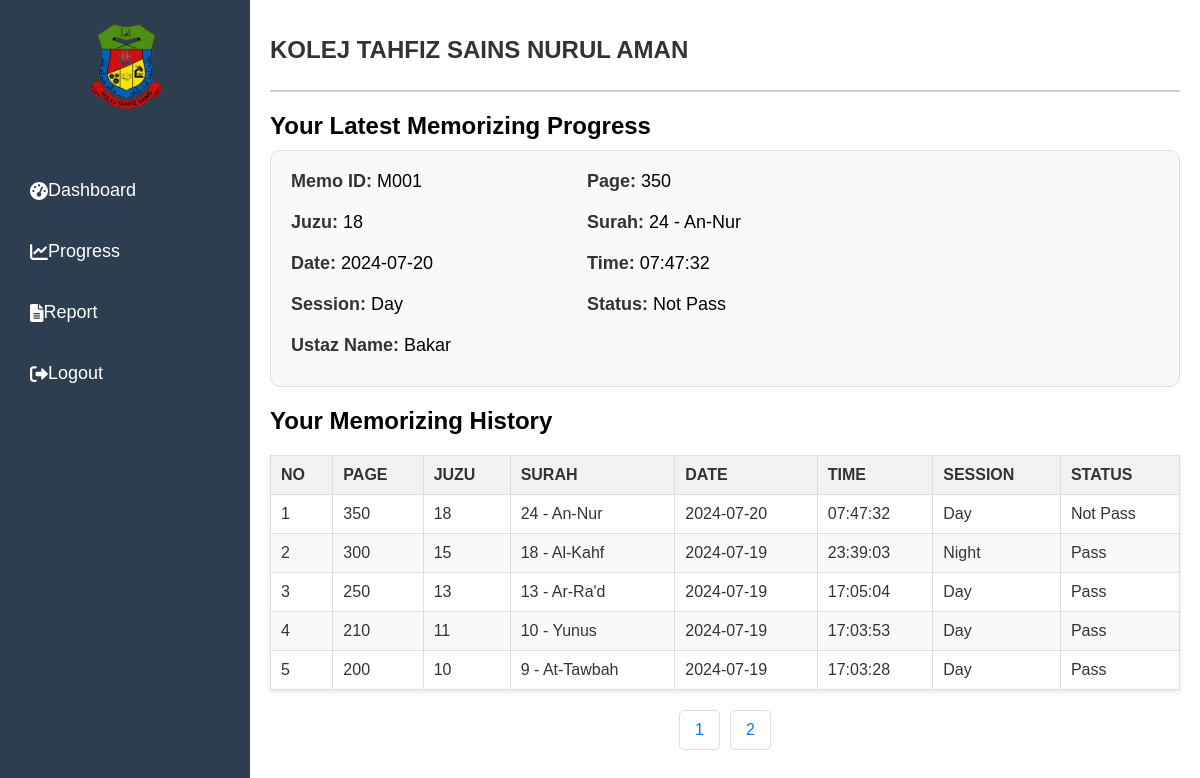
Screenshot of /studProgress.php (signed in) with the database file from the repository.
### tables this page shows
CREATE TABLE `memorizing_record` (
  `memo_id` varchar(5) NOT NULL,
  `student_id` varchar(5) DEFAULT NULL,
  `staff_id` varchar(5) DEFAULT NULL
);

CREATE TABLE `memorizing_history` (
  `memoHistory_id` int NOT NULL,
  `memo_id` varchar(5) DEFAULT NULL,
  `page` int DEFAULT NULL,
  `juzu` int DEFAULT NULL,
  `surah` int DEFAULT NULL,
  `date` date DEFAULT NULL,
  `time` time DEFAULT NULL,
  `session` char(1) DEFAULT NULL,
  `status` char(1) DEFAULT NULL
);

CREATE TABLE `staff` (
  `staff_id` varchar(5) NOT NULL,
  `staff_name` varchar(50) DEFAULT NULL,
  `staff_username` varchar(20) DEFAULT NULL,
  `staff_pass` varchar(32) DEFAULT NULL,
  `staff_type` varchar(30) DEFAULT NULL
);

### processDetails.php (called while the page is built, shortened)
<?php
function getSurahName($surah_number) {
    $surah_names = [
        1 => "Al-Fatihah", 2 => "Al-Baqarah", 3 => "Al-Imran", 4 => "An-Nisa", 5 => "Al-Ma'idah",
        6 => "Al-An'am", 7 => "Al-A'raf", 8 => "Al-Anfal", 9 => "At-Tawbah", 10 => "Yunus",
        11 => "Hud", 12 => "Yusuf", 13 => "Ar-Ra'd", 14 => "Ibrahim", 15 => "Al-Hijr",
        16 => "An-Nahl", 17 => "Al-Isra", 18 => "Al-Kahf", 19 => "Maryam", 20 => "Ta-Ha",
        21 => "Al-Anbiya", 22 => "Al-Hajj", 23 => "Al-Mu'minun", 24 => "An-Nur", 25 => "Al-Furqan",
        26 => "Ash-Shu'ara", 27 => "An-Naml", 28 => "Al-Qasas", 29 => "Al-Ankabut", 30 => "Ar-Rum",
        31 => "Luqman", 32 => "As-Sajda", 33 => "Al-Ahzab", 34 => "Saba", 35 => "Fatir",
        36 => "Ya-Sin", 37 => "As-Saffat", 38 => "Sad", 39 => "Az-Zumar", 40 => "Ghafir",
        41 => "Fussilat", 42 => "Ash-Shura", 43 => "Az-Zukhruf", 44 => "Ad-Dukhan", 45 => "Al-Jathiya",
        46 => "Al-Ahqaf", 47 => "Muhammad", 48 => "Al-Fath", 49 => "Al-Hujurat", 50 => "Qaf",
        51 => "Adh-Dhariyat", 52 => "At-Tur", 53 => "An-Najm", 54 => "Al-Qamar", 55 => "Ar-Rahman",
        56 => "Al-Waqi'a", 57 => "Al-Hadid", 58 => "Al-Mujadila", 59 => "Al-Hashr", 60 => "Al-Mumtahina",
        61 => "As-Saff", 62 => "Al-Jumu'a", 63 => "Al-Munafiqun", 64 => "At-Taghabun", 65 => "At-Talaq",
        66 => "At-Tahrim", 67 => "Al-Mulk", 68 => "Al-Qalam", 69 => "Al-Haqqa", 70 => "Al-Ma'arij",
        71 => "Nuh", 72 => "Al-Jinn", 73 => "Al-Muzzammil", 74 => "Al-Muddathir", 75 => "Al-Qiyama",
        76 => "Al-Insan", 77 => "Al-Mursalat", 78 => "An-Naba", 79 => "An-Nazi'at", 80 => "Abasa",
        81 => "At-Takwir", 82 => "Al-Infitar", 83 => "Al-Mutaffifin", 84 => "Al-Inshiqaq", 85 => "Al-Buruj",
        86 => "At-Tariq", 87 => "Al-A'la", 88 => "Al-Ghashiya", 89 => "Al-Fajr", 90 => "Al-Balad",
        91 => "Ash-Shams", 92 => "Al-Lail", 93 => "Ad-Duha", 94 => "Ash-Sharh", 95 => "At-Tin",
        96 => "Al-Alaq", 97 => "Al-Qadr", 98 => "Al-Bayyina", 99 => "Az-Zalzala", 100 => "Al-Adiyat",
        101 => "Al-Qari'a", 102 => "At-Takathur", 103 => "Al-Asr", 104 => "Al-Humaza", 105 => "Al-Fil",
        106 => "Quraish", 107 => "Al-Ma'un", 108 => "Al-Kawthar", 109 => "Al-Kafiroon", 110 => "An-Nasr",
        111 => "Al-Masad", 112 => "Al-Ikhlas", 113 => "Al-Falaq", 114 => "An-Nas"
    ];
    return isset($surah_names[$surah_number]) ? $surah_names[$surah_number] : "Unknown Surah";
}
function getStatusDescription($status) {
    $statuses = [
        'p' => 'Pass',
        'f' => 'Not Pass'
    ];
    return isset($statuses[$status]) ? $statuses[$status] : 'Unknown Status';
}
function getSessionDescription($session) {
    $sessions = [
        'd' => 'Day',
        'n' => 'Night'
    ];
    return isset($sessions[$session]) ? $sessions[$session] : 'Unknown Session';
}
?>

### studProgress.php (the view, shortened to what this page needs)
<?php
require_once "dbConnect.php";
require_once "processDetails.php";
$student_id = $_SESSION["id"];
$latest_records_sql = "SELECT mr.memo_id, mh.page, mh.juzu, mh.surah, mh.date, mh.time, mh.session, mh.status, s.staff_name
                       FROM memorizing_record mr
                       INNER JOIN memorizing_history mh ON mr.memo_id = mh.memo_id
                       INNER JOIN staff s ON mr.staff_id = s.staff_id
                       WHERE mr.student_id = ? AND (mh.date, mh.time) = (
                           SELECT mh2.date, mh2.time FROM memorizing_history mh2 WHERE mh2.memo_id = mr.memo_id
                           ORDER BY mh2.date DESC, mh2.time DESC LIMIT 1
                       )";
$latest_records = [];
if ($stmt = mysqli_prepare($dbCon, $latest_records_sql)) {
    mysqli_stmt_bind_param($stmt, "s", $student_id);
    if (mysqli_stmt_execute($stmt)) {
        mysqli_stmt_bind_result($stmt, $memo_id, $page, $juzu, $surah, $date, $time, $session, $status, $staff_name);
        while (mysqli_stmt_fetch($stmt)) {
            $surah_name = getSurahName($surah);
            $session_desc = getSessionDescription($session);
            $status_desc = getStatusDescription($status);
            $latest_records[] = [
                'memo_id' => $memo_id ?? '',
                'page' => $page ?? '',
                'juzu' => $juzu ?? '',
                'surah' => $surah ?? '',
                'surah_name' => $surah_name ?? '',
                'date' => $date ?? '',
                'time' => $time ?? '',
                'session' => $session_desc ?? '',
                'status' => $status_desc ?? '',
                'staff_name' => $staff_name ?? ''
            ];
        }
    }
}
$rowsPerPage = 5;
$page = isset($_GET['page']) ? (int)$_GET['page'] : 1;
$offset = ($page - 1) * $rowsPerPage;
$history_sql = "SELECT mh.page, mh.juzu, mh.surah, mh.date, mh.time, mh.session, mh.status, mr.memo_id
                FROM memorizing_history mh
                INNER JOIN memorizing_record mr ON mh.memo_id = mr.memo_id
                WHERE mr.student_id = ?
                ORDER BY mh.date DESC, mh.time DESC
                LIMIT ? OFFSET ?";
$history_records = [];
if ($stmt = mysqli_prepare($dbCon, $history_sql)) {
    mysqli_stmt_bind_param($stmt, "sii", $student_id, $rowsPerPage, $offset);
    if (mysqli_stmt_execute($stmt)) {
        mysqli_stmt_bind_result($stmt, $page, $juzu, $surah, $date, $time, $session, $status, $memo_id);
        $no = $offset + 1;
        while (mysqli_stmt_fetch($stmt)) {
            $surah_name = getSurahName($surah);
            $session_desc = getSessionDescription($session);
            $status_desc = getStatusDescription($status);
            $history_records[] = [
                'no' => $no++,
                'page' => $page ?? '',
                'juzu' => $juzu ?? '',
                'surah' => $surah ?? '',
                'surah_name' => $surah_name ?? '',
                'date' => $date ?? '',
                'time' => $time ?? '',
                'session' => $session_desc ?? '',
                'status' => $status_desc ?? '',
                'memo_id' => $memo_id ?? ''
            ];
        }
    }
}
$total_records_sql = "SELECT COUNT(*) FROM memorizing_history mh
                      INNER JOIN memorizing_record mr ON mh.memo_id = mr.memo_id
                      WHERE mr.student_id = ?";
$total_records = 0;
if ($stmt = mysqli_prepare($dbCon, $total_records_sql)) {
    mysqli_stmt_bind_param($stmt, "s", $student_id);
    if (mysqli_stmt_execute($stmt)) {
        mysqli_stmt_bind_result($stmt, $total_records);
    }
}
$totalPages = ceil($total_records / $rowsPerPage);
?>
<!DOCTYPE html>
<html lang="en">
<head>
    <link rel="stylesheet" href="css/studProgress.css">
    <link rel="stylesheet" href="https://cdnjs.cloudflare.com/ajax/libs/font-awesome/6.0.0-beta3/css/all.min.css">
</head>
<body>
    <div class="dashboard-container">
        <div class="sidebar">
            <div class="profile">
                <img src="image/ktsna logo.png" alt="Profile Icon">
            </div>
            <ul class="menu">
                <li><button class="menu-btn" onclick="location.href='studDash.php'"><i class="fas fa-tachometer-alt"></i>Dashboard</button></li>
                <li><button class="menu-btn" onclick="location.href='studProgress.php'"><i class="fas fa-chart-line"></i>Progress</button></li>
                <li><button class="menu-btn" onclick="location.href='studProgReport.php'"><i class="fas fa-file-alt"></i>Report</button></li>
                <li><button class="menu-btn" onclick="logout()"><i class="fas fa-sign-out-alt"></i>Logout</button></li>
            </ul>
        </div>
        <div class="main-content">
            <header>
                <h1>KOLEJ TAHFIZ SAINS NURUL AMAN</h1>
            </header>
            <div class="section">
                <h2>Your Latest Memorizing Progress</h2>
                <?php if (!empty($latest_records)): ?>
                    <?php foreach ($latest_records as $record): ?>
                        <div class="record">
                            <div class="record-item"><strong>Memo ID:</strong> <?php echo htmlspecialchars($record['memo_id']); ?></div>
                            <div class="record-item"><strong>Page:</strong> <?php echo htmlspecialchars($record['page']); ?></div>
                            <div class="record-item"><strong>Juzu:</strong> <?php echo htmlspecialchars($record['juzu']); ?></div>
                            <div class="record-item"><strong>Surah:</strong> <?php echo htmlspecialchars($record['surah']); ?> - <?php echo htmlspecialchars($record['surah_name']); ?></div>
                            <div class="record-item"><strong>Date:</strong> <?php echo htmlspecialchars($record['date']); ?></div>
                            <div class="record-item"><strong>Time:</strong> <?php echo htmlspecialchars($record['time']); ?></div>
                            <div class="record-item"><strong>Session:</strong> <?php echo htmlspecialchars($record['session']); ?></div>
                            <div class="record-item"><strong>Status:</strong> <?php echo htmlspecialchars($record['status']); ?></div>
                            <div class="record-item"><strong>Ustaz Name:</strong> <?php echo htmlspecialchars($record['staff_name']); ?></div>
                        </div>
                    <?php endforeach; ?>
                <?php else: ?>
                    <p>No records found</p>
                <?php endif; ?>
            </div>
            <div class="section">
                <h2>Your Memorizing History</h2>
                <?php if (!empty($history_records)): ?>
                    <div class="history-table-container">
                        <table class="history-table">
                            <thead>
                                <tr>
                                    <th>No</th>
                                    <th>Page</th>
                                    <th>Juzu</th>
                                    <th>Surah</th>
                                    <th>Date</th>
                                    <th>Time</th>
                                    <th>Session</th>
                                    <th>Status</th>
                                </tr>
                            </thead>
                            <tbody>
                                <?php foreach ($history_records as $record): ?>
                                    <tr>
                                        <td><?php echo htmlspecialchars($record['no']); ?></td>
                                        <td><?php echo htmlspecialchars($record['page']); ?></td>
                                        <td><?php echo htmlspecialchars($record['juzu']); ?></td>
                                        <td><?php echo htmlspecialchars($record['surah']); ?> - <?php echo htmlspecialchars($record['surah_name']); ?></td>
                                        <td><?php echo htmlspecialchars($record['date']); ?></td>
                                        <td><?php echo htmlspecialchars($record['time']); ?></td>
                                        <td><?php echo htmlspecialchars($record['session']); ?></td>
                                        <td><?php echo htmlspecialchars($record['status']); ?></td>
                                    </tr>
                                <?php endforeach; ?>
                            </tbody>
                        </table>
                    </div>
                    <div class="pagination">
                        <?php for ($i = 1; $i <= $totalPages; $i++): ?>
                            <a href="?page=<?php echo $i; ?>" class="<?php if ($i == $page) echo 'active'; ?>"><?php echo $i; ?></a>
                        <?php endfor; ?>
                    </div>
                <?php else: ?>
                    <p>No history records found</p>
                <?php endif; ?>
            </div>
        </div>
    </div>
</body>
</html>

### css/studProgress.css (style rules this page uses)
body { font-family: Arial, sans-serif; margin: 0; padding: 0; display: flex; justify-content: center; align-items: center; height: 100vh; background-color: #f0f2f5; }
.dashboard-container { display: flex; height: 100%; width: 100%; }
.sidebar { width: 250px; background-color: #2c3e50; color: #fff; display: flex; flex-direction: column; align-items: center; padding-top: 20px; box-shadow: 2px 0 5px rgba(0, 0, 0, 0.1); }
.sidebar .profile img { width: 100px; height: 100px; border-radius: 50%; margin-bottom: 20px; }
.sidebar .menu { list-style: none; padding: 0; width: 100%; }
.sidebar .menu li { width: 100%; }
.sidebar .menu .menu-btn { width: 100%; padding: 20px 30px; font-size: 18px; border: none; background: none; color: #fff; text-align: left; cursor: pointer; transition: background-color 0.3s, padding-left 0.3s; display: flex; align-items: center; }
.main-content { flex-grow: 1; padding: 20px; background-color: #fff; overflow-y: auto; }
header { display: flex; justify-content: space-between; align-items: center; margin-bottom: 20px; border-bottom: 2px solid #ccc; padding-bottom: 10px; }
header h1 { font-size: 24px; color: #333; }
.section { margin-bottom: 20px; }
.section h2 { margin-bottom: 10px; font-size: 24px; }
.record { border: 1px solid #ddd; border-radius: 10px; padding: 20px; margin-bottom: 10px; background-color: #f9f9f9; font-size: 18px; display: grid; grid-template-columns: 1fr 2fr; grid-gap: 10px; }
.record-item { margin-bottom: 10px; }
.record-item strong { color: #333; }
.history-table-container { margin-top: 20px; }
.history-table { width: 100%; border-collapse: collapse; margin-top: 20px; box-shadow: 0 2px 5px rgba(0, 0, 0, 0.1); background-color: #fff; }
.history-table th, .history-table td { border: 1px solid #ddd; padding: 12px; text-align: left; }
.history-table th { background-color: #f2f2f2; color: #333; text-transform: uppercase; }
.history-table tr:nth-child(even) { background-color: #f9f9f9; }
.history-table th, .history-table td { padding: 10px; text-align: left; }
.history-table td { color: #333; }
.history-table th { position: sticky; top: 0; z-index: 1; }
.pagination { display: flex; justify-content: center; align-items: center; margin-top: 20px; }
.pagination a { margin: 0 5px; padding: 10px 15px; text-decoration: none; color: #007bff; border: 1px solid #ddd; border-radius: 5px; transition: background-color 0.3s, color 0.3s; }

### rows the page displays
memorizing_record: memo_id "M001", memorizing_history.page "350", memorizing_history.juzu "18", memorizing_history.surah "24", surah_name "An-Nur", memorizing_history.date "2024-07-20", memorizing_history.time "07:47:32", session "Day", status "Not Pass", staff.staff_name "Bakar"
memorizing_history: no "2", page "300", juzu "15", surah "18", surah_name "Al-Kahf", date "2024-07-19", time "23:39:03", session "Night", status "Pass"
memorizing_history: no "3", page "250", juzu "13", surah "13", surah_name "Ar-Ra'd", date "2024-07-19", time "17:05:04", session "Day", status "Pass"
memorizing_history: no "4", page "210", juzu "11", surah "10", surah_name "Yunus", date "2024-07-19", time "17:03:53", session "Day", status "Pass"
memorizing_history: no "5", page "200", juzu "10", surah "9", surah_name "At-Tawbah", date "2024-07-19", time "17:03:28", session "Day", status "Pass"

### other values shown
$record['no'] "1"
$record['page'] "350"
$record['juzu'] "18"
$record['surah'] "24"
$record['surah_name'] "An-Nur"
$record['date'] "2024-07-20"
$record['time'] "07:47:32"
$record['session'] "Day"
$record['status'] "Not Pass"
